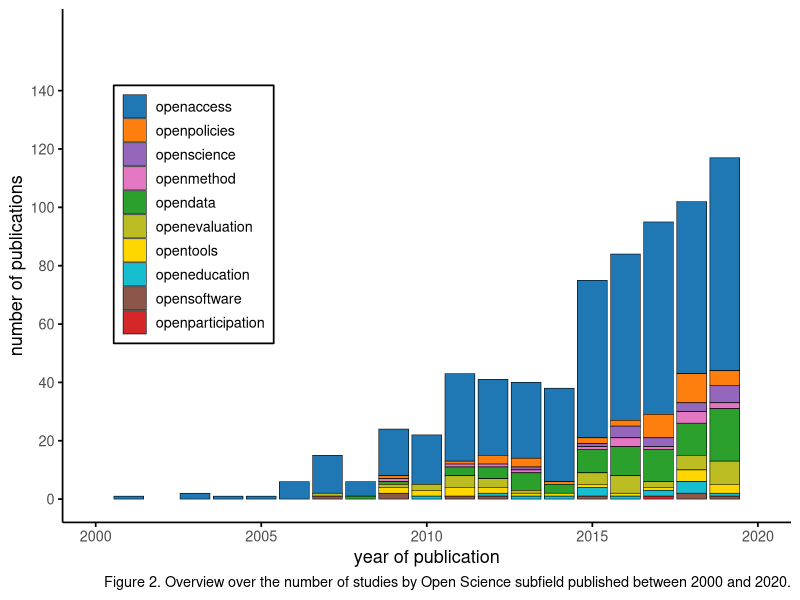
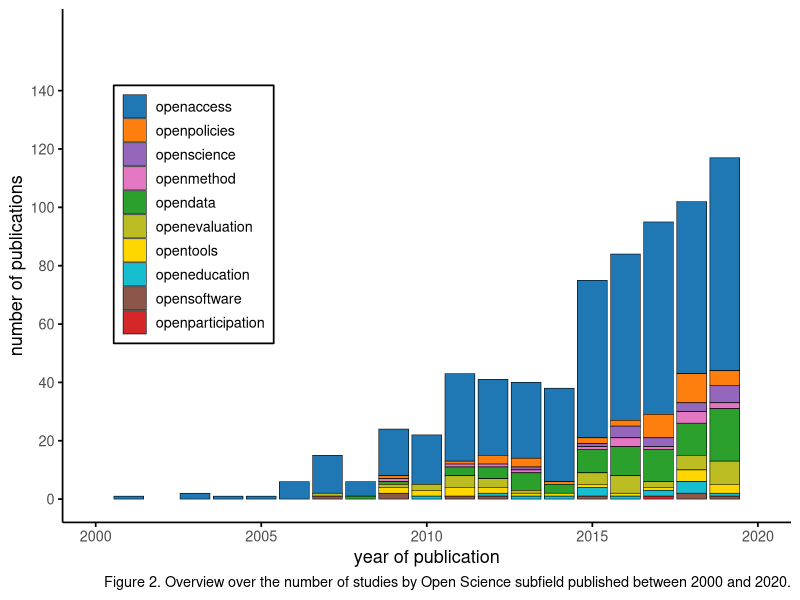

Reproduce these figures in R, in order.
# script : figure2_clean_data.R
# Purpose : clean and prepare data for Figure 2 replication

library(tidyverse)

# Load the data
maposr <- read_csv("data/mapOSR_data_V5_9_3_220419_coded_clean.csv")

# -------------------------
# Clean the Action column
# -------------------------

clean_data <- maposr %>%
  # keep only the columns we need for Figure 2
  select(`Publication Year`, Action) %>%
  
  # drop rows where year or action is missing
  filter(!is.na(`Publication Year`), !is.na(Action)) %>%
  
  # remove square brackets and quotes from the Action text
  mutate(Action = str_remove_all(Action, "\\[|\\]|'")) %>%
  
  # split entries like "openaccess, opendata" into separate rows
  separate_rows(Action, sep = ", ") %>%
  
  # trim extra spaces
  mutate(Action = str_trim(Action))

head(clean_data)

# make sure Action (subfield) has the correct order
# this controls the stacking order in the bar chart
clean_data$Action <- factor(
  clean_data$Action,
  levels = c(
    "openaccess",       # bottom (blue)
    "openpolicies",
    "openscience",
    "openmethod",
    "opendata",
    "openevaluation",
    "opentools",
    "openeducation",
    "opensoftware",
    "openparticipation" # top
  )
)


# ---------------------------------
# Count publications per year × subfield
# ---------------------------------
fig2_counts <- clean_data %>%
  filter(`Publication Year` >= 2000,
         `Publication Year` <= 2020) %>%
  group_by(`Publication Year`, Action) %>%
  summarise(n = n(), .groups = "drop")


# Look at the counts
head(fig2_counts)

# Column Publication Year = year of the studies
#Column Action = subfield (openaccess, opendata, etc.)
#Column n = number of publications in that year in that subfield


# ---------------------------------
# Plot Figure 2: stacked bar chart
# ---------------------------------

# setting the sub field order, so that the stacked order matches the paper

#fig2_counts$Action <- factor(
 # fig2_counts$Action,
  #levels = c(
  #  "openaccess",
   # "opendata",
#    "openpolicies",
 #   "openscience",
  #  "openmethod",
#    "openevaluation",
 #   "opentools",
#    "openeducation",
#    "opensoftware",
 #   "openparticipation"
#  )
#)


# defining the custom colours for the graph 

paper_colors <- c(
  openaccess       = "#1F77B4",   # dark blue
  openpolicies     = "#FF7F0E",   # orange
  openscience      = "#9467BD",   # purple
  openmethod       = "#E377C2",   # pink
  opendata         = "#2CA02C",   # green
  openevaluation   = "#BCBD22",   # yellowish
  opentools        = "#FFD700",   # gold yellow
  openeducation    = "#17BECF",   # teal
  opensoftware     = "#8C564B",   # brownish
  openparticipation = "#D62728"   # red
)


fig2_plot <- ggplot(fig2_counts,
                    aes(x = `Publication Year`,
                        y = n,
                        fill = Action)) +
  geom_col(color = "black", size = 0.2) +   # thin black borders
  scale_fill_manual(values = paper_colors) +
  scale_x_continuous(
    breaks = seq(2000, 2020, 5),    # ticks every 5 years
    limits = c(2000, 2020)          # show only 2000–2020
  )+
  scale_y_continuous(breaks = seq(0, 140, 20), limits = c(0, 160)) +
  
  theme_minimal(base_size = 13) +
  theme(
    panel.grid = element_blank(),            # remove gridlines
    axis.line = element_line(colour = "black"),
    axis.ticks = element_line(colour = "black"),
    legend.title = element_blank(),
    legend.position = c(0.18, 0.60),         # inside the plot, like the paper
    legend.background = element_rect(fill = "white", color = "black")
  ) +
  labs(
    x = "year of publication",
    y = "number of publications",
    caption = "Figure 2. Overview over the number of studies by Open Science subfield published between 2000 and 2020."
  )


fig2_plot

# save Figure 2 to the outputs folder
ggsave(
  filename = "outputs/figure2_replication.png",
  plot     = fig2_plot,
  width    = 8,      # inches
  height   = 4,      # adjust if you like
  dpi      = 300
)


